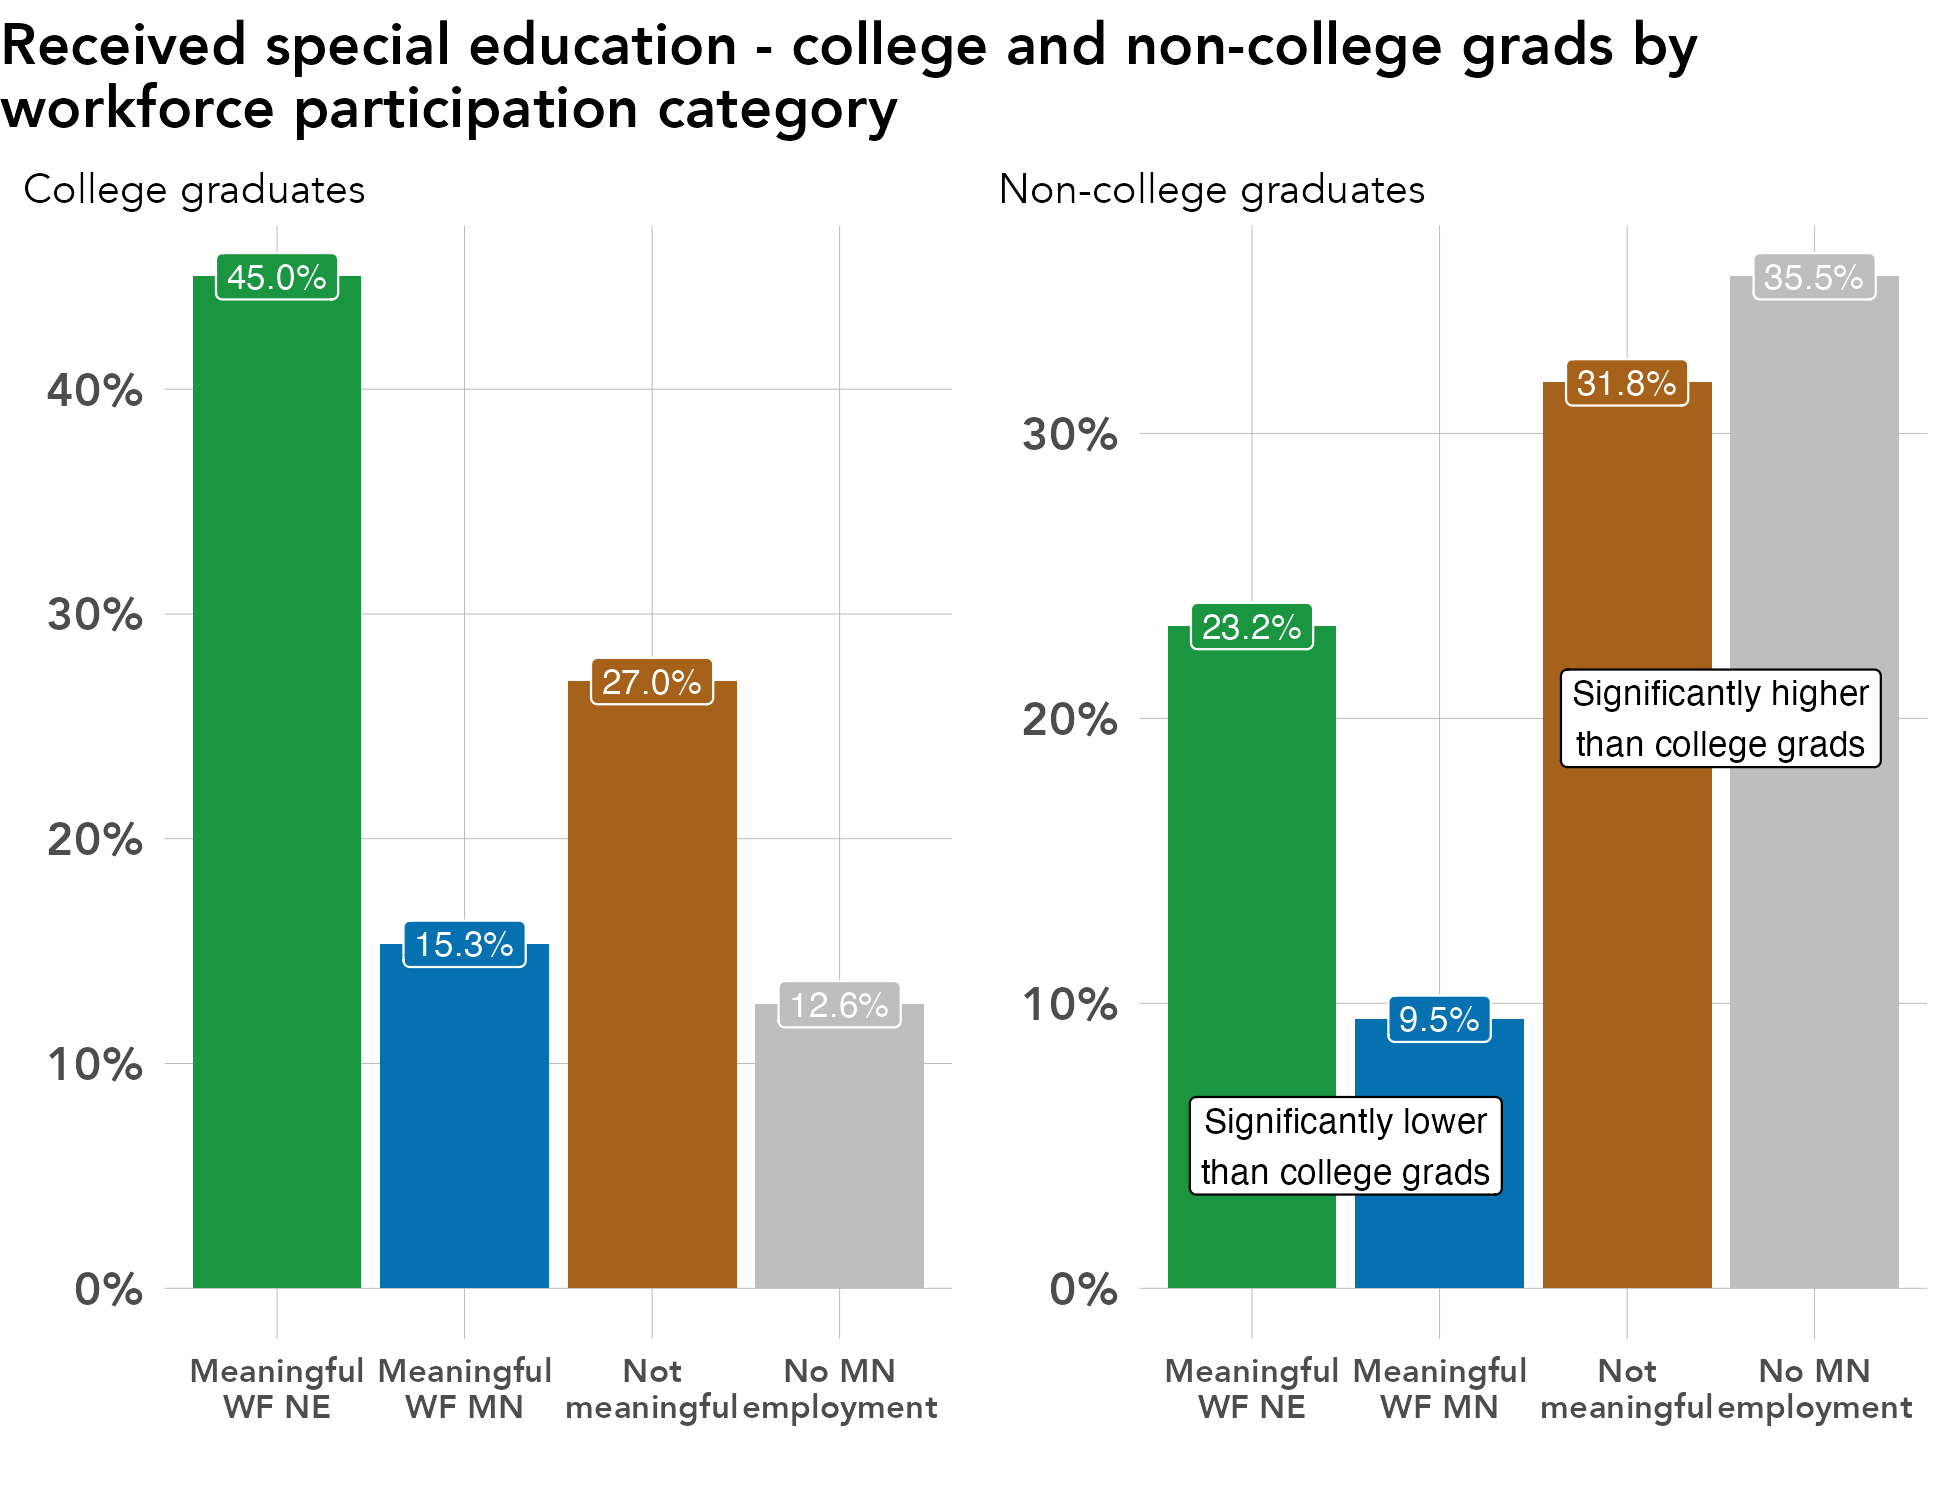

This chart was generated by the following R code:
# library -----------------------------------------------------------------
library(tidyverse)
library(sf)
library(ggrepel)
library(scales)
library(ggiraph)
library(rmapshaper)
library(cowplot)
library(RColorBrewer)
library(readxl)
library(lubridate)
library(readxl)
library(systemfonts)
reset_font_cache()
library(ggtext)
library(janitor)
library(cowplot)


rm(list = ls())

# themes ------------------------------------------------------------------
theme_bar <- theme_bw() +
  theme(panel.grid.major = element_line(color = "grey70", size = 0.1),
        panel.grid.minor = element_blank(),
        axis.ticks = element_blank(),
        axis.text = element_text(face = "bold"),
        panel.border = element_blank(),
        legend.background = element_rect(fill = "transparent", color = "transparent"),
        legend.key = element_rect(fill = "transparent"),
        legend.key.size = unit(1, "lines"),
        legend.margin = margin(0,0,0,0),
        legend.title = element_blank(),
        legend.text = element_text(margin = margin(l = 2)),
        text = element_text(family = "Avenir") ,
        plot.title.position = "plot",
        plot.title = element_text(face = "bold"))

theme_line <- theme_bw() +
  theme(legend.background = element_rect(fill = "transparent", color = "transparent"),
        legend.key = element_rect(fill = "transparent"),
        legend.text = element_text(margin = margin(l = 2)),
        panel.grid.minor = element_blank(),
        panel.grid.major = element_line(color = "grey70", size = 0.1),
        axis.ticks = element_blank(),
        axis.text = element_text(face = "bold"),
        panel.border = element_blank(),
        legend.margin = margin(0,0,0,0),
        legend.key.size = unit(1, "lines"),
        text = element_text(family = "Avenir") ,
        plot.title.position = "plot",
        plot.title = element_text(face = "bold"))


theme_sf <- theme_bw() +
  theme(axis.text.x=element_blank(),
        axis.text.y=element_blank(),
        axis.ticks=element_blank(),
        panel.background = element_blank(),
        panel.grid.major = element_line(color = "white"),
        panel.border = element_blank(),
        legend.title = element_blank(),
        legend.text = element_text(margin = margin(l = 2)),
        legend.margin = margin(0,0,0,0),
        legend.key.size = unit(1, "lines"),
        text = element_text(family = "Avenir") ,
        plot.title.position = "plot",
        plot.title = element_text(face = "bold"))

regions <- read_csv("/Users/kellyasche/Library/CloudStorage/GoogleDrive-kasche@ruralmn.org/My Drive/Data Prep/R Projects/Join docs/county_regions.csv") %>%
  select(5,6) %>%
  unique() %>%
  mutate(edr = str_replace(edr, "  ", " "),
         planning.region = str_replace(planning.region, " Minnesota", ""),
         planning.region = fct_relevel(planning.region, "Northwest", "Northeast", "Central", "Seven County Mpls-St Paul", "Southwest", "Southeast"),
         edr = fct_relevel(edr, "EDR 1 - Northwest", "EDR 2 - Headwaters", "EDR 3 - Arrowhead", "EDR 4 - West Central", "EDR 5 - North Central", "EDR 6E- Southwest Central", "EDR 6W- Upper Minnesota Valley", "EDR 7E- East Central", "EDR 7W- Central", "EDR 8 - Southwest", "EDR 9 - South Central", "EDR 10 - Southeast", "EDR 11 - 7 County Twin Cities", "Minnesota"))

counties.regions <- read_csv("/Users/kellyasche/Library/CloudStorage/GoogleDrive-kasche@ruralmn.org/My Drive/Data Prep/R Projects/Join docs/county_regions.csv") %>%
  mutate(countyfp = formatC(countyfp, width = 3, flag = "0"),
         Name = str_to_title(Name),
         Name = str_replace(Name, "Q", "q"),
         Name = str_replace(Name, "Of The", "of the"),
         Name = str_replace(Name, "Mcleod", "McLeod"),
         Dem_Desc = ifelse(Name == "Minnesota", "Minnesota", Dem_Desc) ,
         edr = str_replace(edr, "  ", " "),
         planning.region = str_replace(planning.region, " Minnesota", ""),
         planning.region = fct_relevel(planning.region, "Northwest", "Northeast", "Central", "Seven County Mpls-St Paul", "Southwest", "Southeast"),
         edr = fct_relevel(edr, "EDR 1 - Northwest", "EDR 2 - Headwaters", "EDR 3 - Arrowhead", "EDR 4 - West Central", "EDR 5 - North Central", "EDR 6E- Southwest Central", "EDR 6W- Upper Minnesota Valley", "EDR 7E- East Central", "EDR 7W- Central", "EDR 8 - Southwest", "EDR 9 - South Central", "EDR 10 - Southeast", "EDR 11 - 7 County Twin Cities", "Minnesota"))

color.ruca <- c("Entirely rural" = "#009933", "Town/rural mix" = "#99CC33", "Urban/town/rural mix" = "#CC9966", "Entirely urban" = "#754C29", "Minnesota" = "black")

color.pr <- c("Northwest" = "#4575b4","Northeast" = "grey", "Central" = "#fee090", "Seven County Mpls-St Paul" = "#d73027", "Southwest" = "#91bfdb", "Southeast" = "#fc8d59", "Minnesota" = "black")

color.edr <- c("EDR 1 - Northwest" = "#b3cde3", "EDR 2 - Headwaters" = "#8c96c6", "EDR 3 - Arrowhead" = "#fe9929", "EDR 4 - West Central" = "#8856a7", "EDR 5 - North Central" = "#810f7c", "EDR 6E- Southwest Central" = "#e5f5f9", "EDR 6W- Upper Minnesota Valley" = "#bdc9e1", "EDR 7E- East Central" = "#99d8c9", "EDR 7W- Central" = "#2ca25f", "EDR 8 - Southwest" = "#74a9cf", "EDR 9 - South Central" = "#0570b0", "EDR 10 - Southeast" = "#d7301f", "EDR 11 - 7 County Twin Cities" = "#d8b365", "Minnesota" = "black")

color.pr.edr <- c ("Northwest" = "#4575b4","Northeast" = "#e0f3f8", "Central" = "#fee090", "Seven County Mpls-St Paul" = "#d73027", "Southwest" = "#91bfdb", "Southeast" = "#fc8d59", "Minnesota" = "black", "EDR 1 - Northwest" = "#b3cde3", "EDR 2 - Headwaters" = "#8c96c6", "EDR 3 - Arrowhead" = "#fe9929", "EDR 4 - West Central" = "#8856a7", "EDR 5 - North Central" = "#810f7c", "EDR 6E- Southwest Central" = "#e5f5f9", "EDR 6W- Upper Minnesota Valley" = "#bdc9e1", "EDR 7E- East Central" = "#99d8c9", "EDR 7W- Central" = "#2ca25f", "EDR 8 - Southwest" = "#74a9cf", "EDR 9 - South Central" = "#0570b0", "EDR 10 - Southeast" = "#d7301f", "EDR 11 - 7 County Twin Cities" = "#d8b365")

color.six <- c("#009933", "#4575b4", "grey", "#fee090", "#fc8d59", "#d73027")

mn_counties <- st_read("/Users/kellyasche/Library/CloudStorage/GoogleDrive-kasche@ruralmn.org/My Drive/Data Prep/R Projects/Shapefiles/County shapefiles/MNCounties_MNDOT.shp", quiet = TRUE) %>%
  ms_simplify(keep = .01, keep_shapes = TRUE) %>%
  rename("countyfp" = "FIPS_CODE")

counties.regions.1 <- counties.regions %>%
  mutate(statefp = "27",
         project.pr = ifelse(edr %in% c("EDR 1 - Northwest", "EDR 2 - Headwaters", "EDR 4 - West Central"), "Northwest",
                             ifelse(edr == "EDR 3 - Arrowhead", "Northeast",
                                    ifelse(edr %in% c("EDR 5 - North Central", "EDR 7E- East Central", "EDR 7W- Central"), "Central",
                                           ifelse(edr %in% c("EDR 6E- Southwest Central", "EDR 6W- Upper Minnesota Valley", "EDR 8 - Southwest"), "Southwest",
                                                  ifelse(edr %in% c("EDR 9 - South Central", "EDR 10 - Southeast"), "Southern", as.character(planning.region)))))),
         project.pr = fct_relevel(project.pr, "Northwest", "Northeast", "Central", "Seven County Mpls-St Paul", "Southwest", "Southern"))


# Prep data ---------------------------------------------------------------

original <- read_csv("Data/SLEDS/Masters/Master-report-dataset.csv")

names(original)

data.ps.grad <- original %>%
  filter(ps.grad == "Y") %>%
  select(grad.year.5, SpecialEdStatus) %>%
  filter(!grad.year.5 %in% c("Attending ps", "After 2023")) %>%
  mutate(SpecialEdStatus = ifelse(SpecialEdStatus == 1, "Received special ed", "No special ed")) %>%
  group_by(grad.year.5, SpecialEdStatus) %>%
  summarize(n = n()) %>%
  ungroup() %>%
  group_by(SpecialEdStatus) %>%
  mutate(pct = n / sum(n)) %>%
  ungroup() %>%
  mutate(grad.year.5 = fct_relevel(grad.year.5, "Meaningful WF - Northeast", "Meaningful WF - MN", "Not meaningful, not attending ps", "No MN emp record, not attending ps"))

data.not.ps.grad <- original %>%
  filter(ps.grad == "No") %>%
  select(grad.year.5, SpecialEdStatus) %>%
  filter(!grad.year.5 %in% c("Attending ps", "After 2023")) %>%
  mutate(SpecialEdStatus = ifelse(SpecialEdStatus == 1, "Received special ed", "No special ed")) %>%
  group_by(grad.year.5, SpecialEdStatus) %>%
  summarize(n = n()) %>%
  ungroup() %>%
  group_by(SpecialEdStatus) %>%
  mutate(pct = n / sum(n)) %>%
  ungroup() %>%
  mutate(grad.year.5 = fct_relevel(grad.year.5, "Meaningful WF - Northeast", "Meaningful WF - MN", "Not meaningful, not attending ps", "No MN emp record, not attending ps"))



# Create chart ------------------------------------------------------------
names(data)

ps.grad.plot <- ggplot(data = filter(data.ps.grad, SpecialEdStatus == "Received special ed"), aes(grad.year.5, pct, fill = grad.year.5)) +
  geom_col(position = "dodge") +
  geom_label(aes(label = percent(pct, accuracy = .1)), show.legend = FALSE, position = position_dodge(width = .9), color = "white", size = 3) +
  labs(x="", y = "", subtitle = "College graduates")+
  scale_y_continuous(labels=scales::percent) +
  scale_x_discrete(labels = c("Meaningful\nWF NE", "Meaningful\nWF MN", "Not\nmeaningful", "No MN\nemployment")) +
  theme_bar+
  scale_fill_manual(values = c("#1a9641", "#0571b0", "#a6611a", "grey"),
                    guide = guide_legend(ncol = 2)) +
  theme(legend.position = "none",
        text = element_text(size = 14),
        plot.subtitle = element_text(size = 10),
        axis.text.x = element_text(size = 8))

ps.grad.plot

not.ps.grad.plot <- ggplot(data = filter(data.not.ps.grad, SpecialEdStatus == "Received special ed"), aes(grad.year.5, pct, fill = grad.year.5)) +
  geom_col(position = "dodge") +
  geom_label(aes(label = percent(pct, accuracy = .1)), show.legend = FALSE, position = position_dodge(width = .9), color = "white", size = 3) +
  annotate(geom = "label",
           x = 3.5,
           y = .2,
           label = "Significantly higher\nthan college grads",
           color = "black",
           fill = "white",
           size = 3) +
  annotate(geom = "label",
           x = 1.5,
           y = .05,
           label = "Significantly lower\nthan college grads",
           color = "black",
           fill = "white",
           size = 3) +
  labs(x="", y = "", subtitle = "Non-college graduates")+
  scale_y_continuous(labels=scales::percent) +
  scale_x_discrete(labels = c("Meaningful\nWF NE", "Meaningful\nWF MN", "Not\nmeaningful", "No MN\nemployment")) +
  theme_bar+
  scale_fill_manual(values = c("#1a9641", "#0571b0", "#a6611a", "grey"),
                    guide = guide_legend(ncol = 2)) +
  theme(legend.position = "none",
        text = element_text(size = 14),
        plot.subtitle = element_text(size = 10),
        axis.text.x = element_text(size = 8))

not.ps.grad.plot

title <- ggdraw() +
  draw_label("Received special education - college and non-college grads by\nworkforce participation category",
             fontfamily = "Avenir",
             fontface = "bold",
             x = 0,
             hjust = 0,
             size = 14)

top <- cowplot::plot_grid(ps.grad.plot, not.ps.grad.plot, ncol = 2, rel_widths = c(1,1))

top

cowplot::plot_grid(title, top, ncol = 1, rel_heights = c(.1, .9))

ggsave(filename = "Charts/Paper report/received-special-ed-ps-grad-wf-cat.pdf", device = cairo_pdf, dpi = "print", width = 6.5, height = 5)

ggsave(filename = "Charts/Paper report/received-special-ed-ps-grad-wf-cat.png", dpi = "print", width = 6.5, height = 5)
